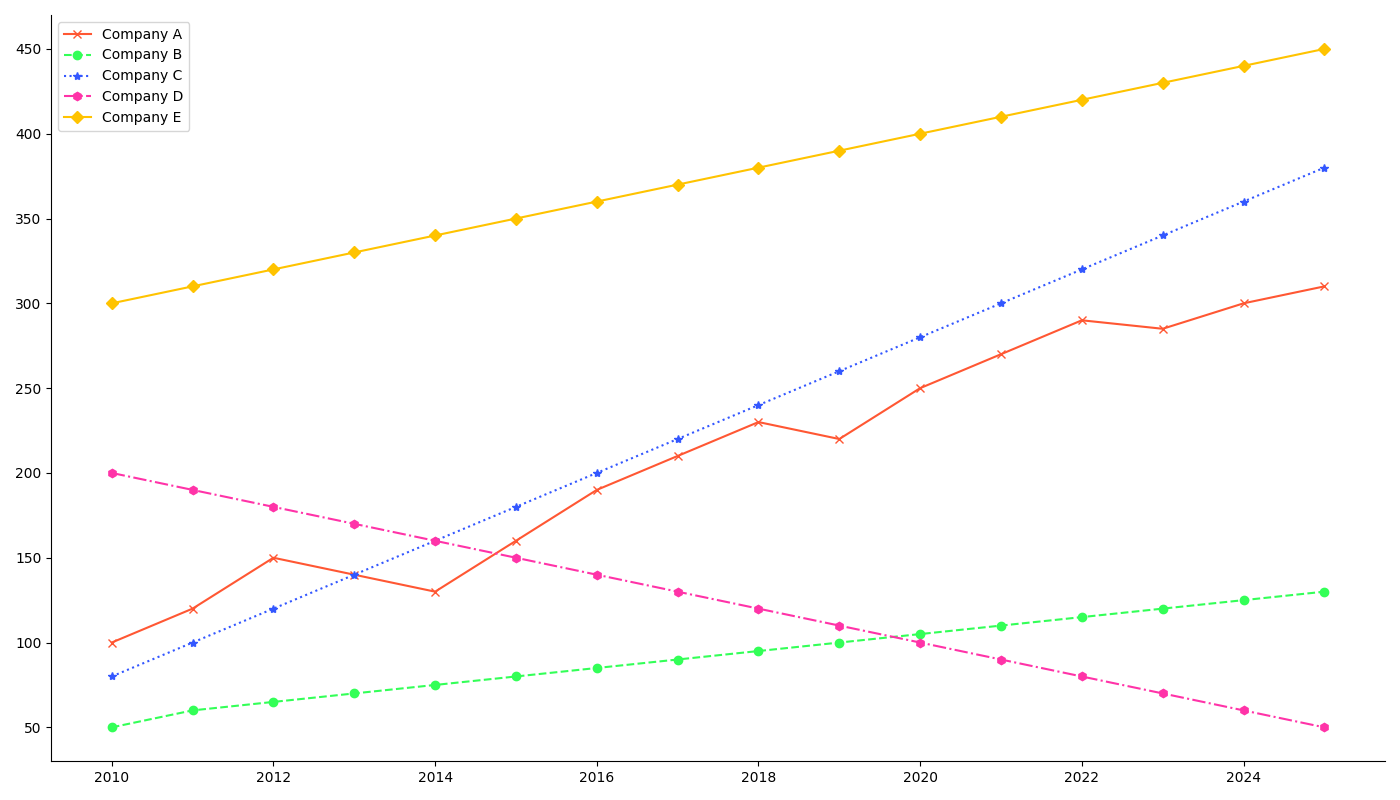

Source code (Python):
import matplotlib.pyplot as plt
import numpy as np

years = np.arange(2010, 2026)

company_a = np.array([100, 120, 150, 140, 130, 160, 190, 210, 230, 220, 250, 270, 290, 285, 300, 310])
company_b = np.array([50, 60, 65, 70, 75, 80, 85, 90, 95, 100, 105, 110, 115, 120, 125, 130])
company_c = np.array([80, 100, 120, 140, 160, 180, 200, 220, 240, 260, 280, 300, 320, 340, 360, 380])
company_d = np.array([200, 190, 180, 170, 160, 150, 140, 130, 120, 110, 100, 90, 80, 70, 60, 50])
company_e = np.array([300, 310, 320, 330, 340, 350, 360, 370, 380, 390, 400, 410, 420, 430, 440, 450])

fig, ax = plt.subplots(figsize=(14, 8))

ax.plot(years, company_a, marker='x', linestyle='-', color='#FF5733')
ax.plot(years, company_b, marker='o', linestyle='--', color='#33FF57')
ax.plot(years, company_c, marker='*', linestyle=':', color='#3357FF')
ax.plot(years, company_d, marker='h', linestyle='-.', color='#FF33A8')
ax.plot(years, company_e, marker='D', linestyle='-', color='#FFC300')

ax.legend(['Company A', 'Company B', 'Company C', 'Company D', 'Company E'], loc='upper left')
ax.grid(False)
ax.spines['right'].set_visible(False)
ax.spines['top'].set_visible(False)

plt.tight_layout()
plt.show()
